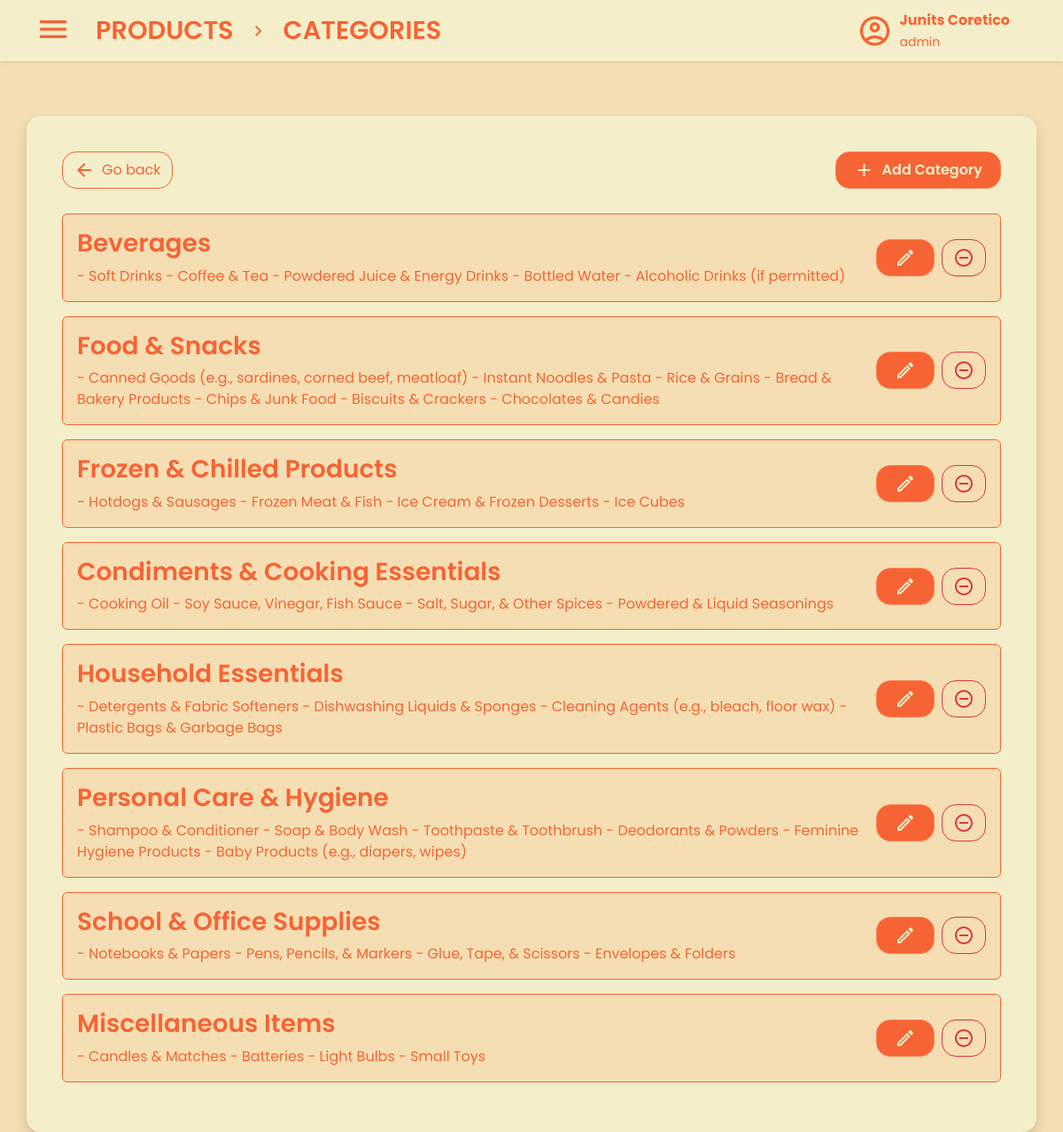
Page /views/products/categories.php (signed in) on the committed database.
### tables this page shows
CREATE TABLE `categories` (
  `CategoryID` int(11) NOT NULL AUTO_INCREMENT,
  `Name` varchar(50) NOT NULL,
  `Description` text DEFAULT NULL,
  `Created_At` datetime NOT NULL DEFAULT current_timestamp(),
  `Created_By` int(11) NOT NULL,
  `Updated_At` datetime NOT NULL DEFAULT current_timestamp() ON UPDATE current_timestamp(),
  `Updated_By` int(11) NOT NULL,
  PRIMARY KEY (`CategoryID`),
  KEY `Created_By` (`Created_By`),
  KEY `Updated_By` (`Updated_By`)
);

### views/products/categories.php (the view, shortened to what this page needs)
<?php
include '../../database/database.php';
?>
<!DOCTYPE html>
<html lang="en">
<head>
  <link rel="stylesheet" href="../../statics/categories-style.css" />
  <link rel="stylesheet" href="../../statics/products-style.css" />
  <link rel="stylesheet" href="../../statics/style.css" />
  <link rel="stylesheet" href="../../statics/css/bootstrap.min.css" />
</head>
<body class="main">
  <nav class="navbar bg-body-tertiary fixed-top shadow-sm">
    <div class="container-fluid">
      <div class="d-flex align-items-center">
        <button
          class="navbar-toggler mx-3 border-0 shadow-none"
          type="button"
          data-bs-toggle="offcanvas"
          data-bs-target="#offcanvasNavbar"
          aria-controls="offcanvasNavbar"
          aria-label="Toggle navigation">
          <span class="material-icons-outlined navbar-icon"> menu </span>
        </button>
        <a class="navbar-brand fw-semibold" href="../products.php">PRODUCTS</a>
        <span class="material-icons-outlined me-3">chevron_right</span>
        <a class="navbar-brand fw-semibold" href="../products.php">CATEGORIES</a>
      </div>
      <div class="d-flex align-items-center me-5 ms-auto">
        <span class="material-icons-outlined me-2 fs-1">account_circle</span>
        <div>
          <p class="fw-bold mb-0">
            <?php echo htmlspecialchars($_SESSION['first_name'] . ' ' . $_SESSION['last_name']); ?>
          </p>
          <small class="mt-0">
            <?php echo htmlspecialchars($_SESSION['role']); ?>
          </small>
        </div>
      </div>
    </div>
  </nav>
  <div class="container mt-4 pt-5 custom-container rounded-4 shadow">
    <div class="row justify-content-between align-items-center mb-4">
      <div class="col-auto">
        <a href="../products.php" class="btn btn-outline-secondary d-flex align-items-center gap-2 py-2 rounded-4">
          <span class="material-icons-outlined">arrow_back</span>
          Go back
        </a>
      </div>
      <div class="col-auto">
        <button type="button" class="btn btn-primary add-product-button d-flex align-items-center gap-2 py-2 rounded-4" data-bs-toggle="modal" data-bs-target="#addCategoryModal">
          <span class="material-icons-outlined">add</span>
          Add Category
        </button>
      </div>
    </div>
    <?php
    $stmt = $conn->prepare("SELECT CategoryID, Name, Description FROM categories");
    $stmt->execute();
    $result = $stmt->get_result();
    if ($result->num_rows > 0) {
      while ($row = $result->fetch_assoc()): ?>
        <div class="card mb-3" style="border-color: #f66435;">
          <div class="card-body d-flex justify-content-between align-items-center">
            <div>
              <h3 class="card-title fw-semibold" style="color: #f66435;"><?php echo htmlspecialchars($row['Name']); ?></h3>
              <p class="card-text" style="color: #f66435;"><?php echo htmlspecialchars($row['Description'] ?: 'No description'); ?></p>
            </div>
            <div class="d-flex gap-2">
              <button class="btn btn-primary add-product-button d-flex align-items-center gap-2 py-2 rounded-4"
                data-bs-toggle="modal"
                data-bs-target="#editCategoryModal"
                data-category-id="<?php echo $row['CategoryID']; ?>"
                data-category-name="<?php echo htmlspecialchars($row['Name']); ?>"
                data-category-desc="<?php echo htmlspecialchars($row['Description']); ?>">
                <span class="material-icons-outlined">edit</span>
              </button>
              <button class="btn btn-outline-danger d-flex align-items-center gap-2 py-2 rounded-4"
                data-bs-toggle="modal"
                data-bs-target="#deleteCategoryModal"
                data-category-id="<?php echo $row['CategoryID']; ?>"
                data-category-name="<?php echo htmlspecialchars($row['Name']); ?>">
                <span class="material-icons-outlined">remove_circle_outline</span>
              </button>
            </div>
          </div>
        </div>
      <?php endwhile; ?>
    <?php } ?>
  </div>
</body>
</html>

### statics/categories-style.css (style rules this page uses)
:root { --color-1: #f66435; --color-2: #f4efca; --color-3: #f5deb3; --color-4: #ff7f50; --color-5: #d49066; }
body { padding-top: 35px; }
.container.custom-container { background-color: #f4efca !important; color: #f66435 !important; padding: 2.5em !important; margin-top: 6em !important; }
.container.custom-container .card { background-color: var(--color-3); border-color: #f66435 !important; }
.container.custom-container .card .card-body .card-title { color: #f66435 !important; }

### statics/products-style.css (style rules this page uses)
:root { --color-1: #f66435; --color-2: #f4efca; --color-3: #f5deb3; --color-4: #ff7f50; --color-5: #d49066; }
body { padding-top: 35px; }
.container { padding-top: 2.5em !important; }
.container-fluid { background-color: var(--color-2) !important; }
.btn.add-product-button { background-color: var(--color-1) !important; border-color: var(--color-4) !important; color: var(--color-2) !important; font-weight: 600; padding: 10px 20px; transition: all 0.3s ease-in-out !important; }
.btn-outline-secondary { color: var(--color-1) !important; border-color: var(--color-1) !important; font-weight: 600; padding: 10px 20px; transition: all 0.3s ease-in-out !important; }

### statics/style.css (style rules this page uses)
:root { --color-1: #f66435; --color-2: #f4efca; --color-3: #f5deb3; --color-4: #ff7f50; --color-5: #d49066; --color-1-rgb: 246, 100, 53; }
* { font-family: "Poppins", sans-serif; }
.main { background-color: var(--color-3); }
p { color: var(--color-1); }
.btn-primary { background-color: #ff5733; border-color: #d43f00; color: white; padding: 12px 20px; border-radius: 8px; transition: background-color 0.3s ease, transform 0.2s ease; }
nav.navbar { background-color: var(--color-2) !important; color: var(--color-1) !important; }
.navbar-brand { font-size: 1.8em !important; color: var(--color-1) !important; }
.navbar .navbar-toggler .navbar-icon { color: var(--color-1) !important; font-size: 2em; }

### rows in the picture
categories: Name "Beverages", Description "- Soft Drinks - Coffee & Tea - Powdered Juice & Energy Drinks - Bottled Water - Alcoholic Drinks (if permitted)"
categories: Name "Food & Snacks", Description "- Canned Goods (e.g., sardines, corned beef, meatloaf) - Instant Noodles & Pasta - Rice & Grains - Bread & Bakery Products - Chips & Junk Food - Biscuits & Crackers - Chocolates & Candies"
categories: Name "Frozen & Chilled Products", Description "- Hotdogs & Sausages - Frozen Meat & Fish - Ice Cream & Frozen Desserts - Ice Cubes"
categories: Name "Condiments & Cooking Essentials", Description "- Cooking Oil - Soy Sauce, Vinegar, Fish Sauce - Salt, Sugar, & Other Spices - Powdered & Liquid Seasonings"
categories: Name "Household Essentials", Description "- Detergents & Fabric Softeners - Dishwashing Liquids & Sponges - Cleaning Agents (e.g., bleach, floor wax) - Plastic Bags & Garbage Bags"
categories: Name "Personal Care & Hygiene", Description "- Shampoo & Conditioner - Soap & Body Wash - Toothpaste & Toothbrush - Deodorants & Powders - Feminine Hygiene Products - Baby Products (e.g., diapers, wipes)"
categories: Name "School & Office Supplies", Description "- Notebooks & Papers - Pens, Pencils, & Markers - Glue, Tape, & Scissors - Envelopes & Folders"
categories: Name "Miscellaneous Items", Description "- Candles & Matches - Batteries - Light Bulbs - Small Toys"

### other values in the picture
$_SESSION['first_name'] . ' ' . $_SESSION['last_name'] "Junits Coretico"
$_SESSION['role'] "admin"
